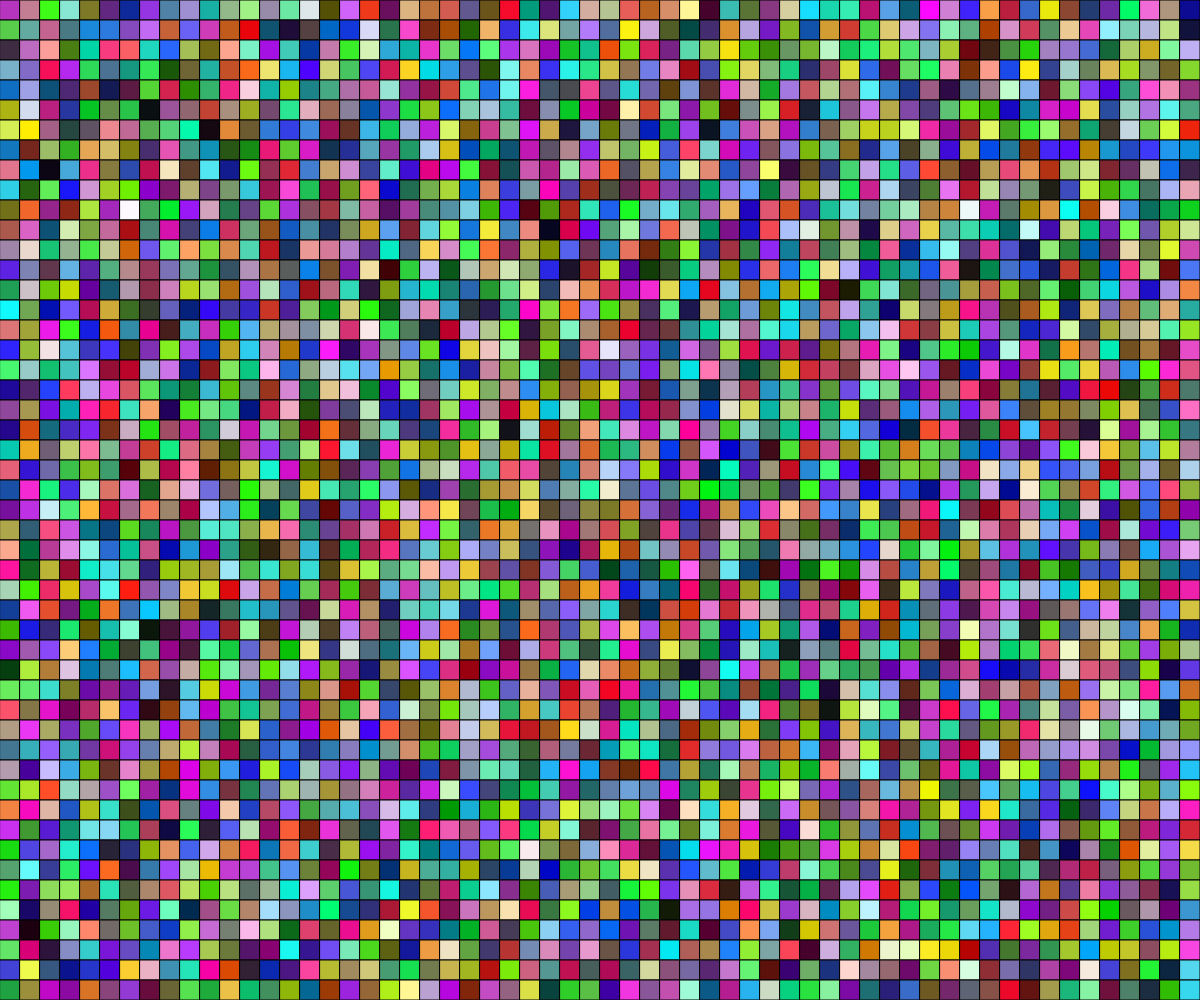
Frame 1 (no input)
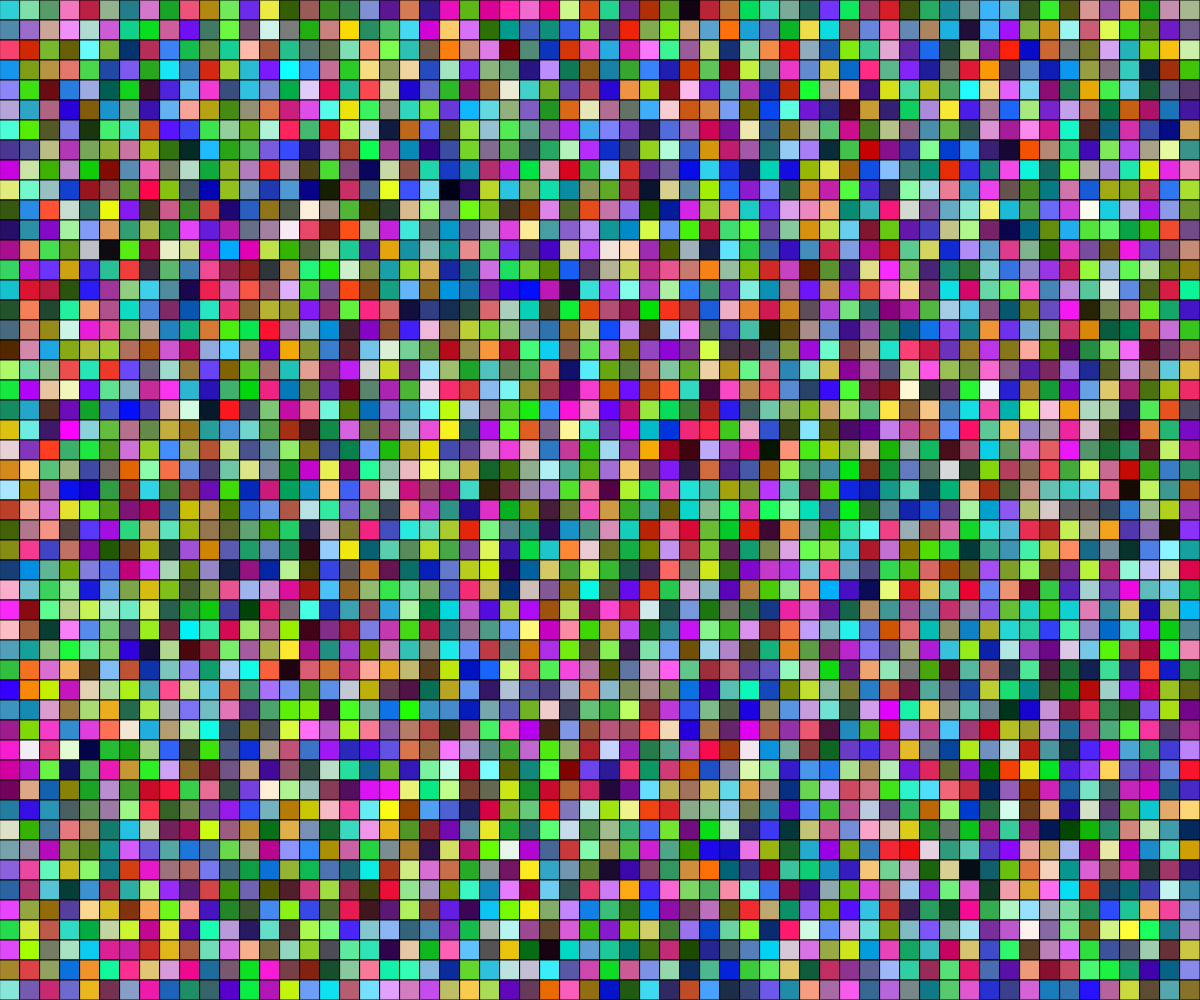
Frame 60 (no input)
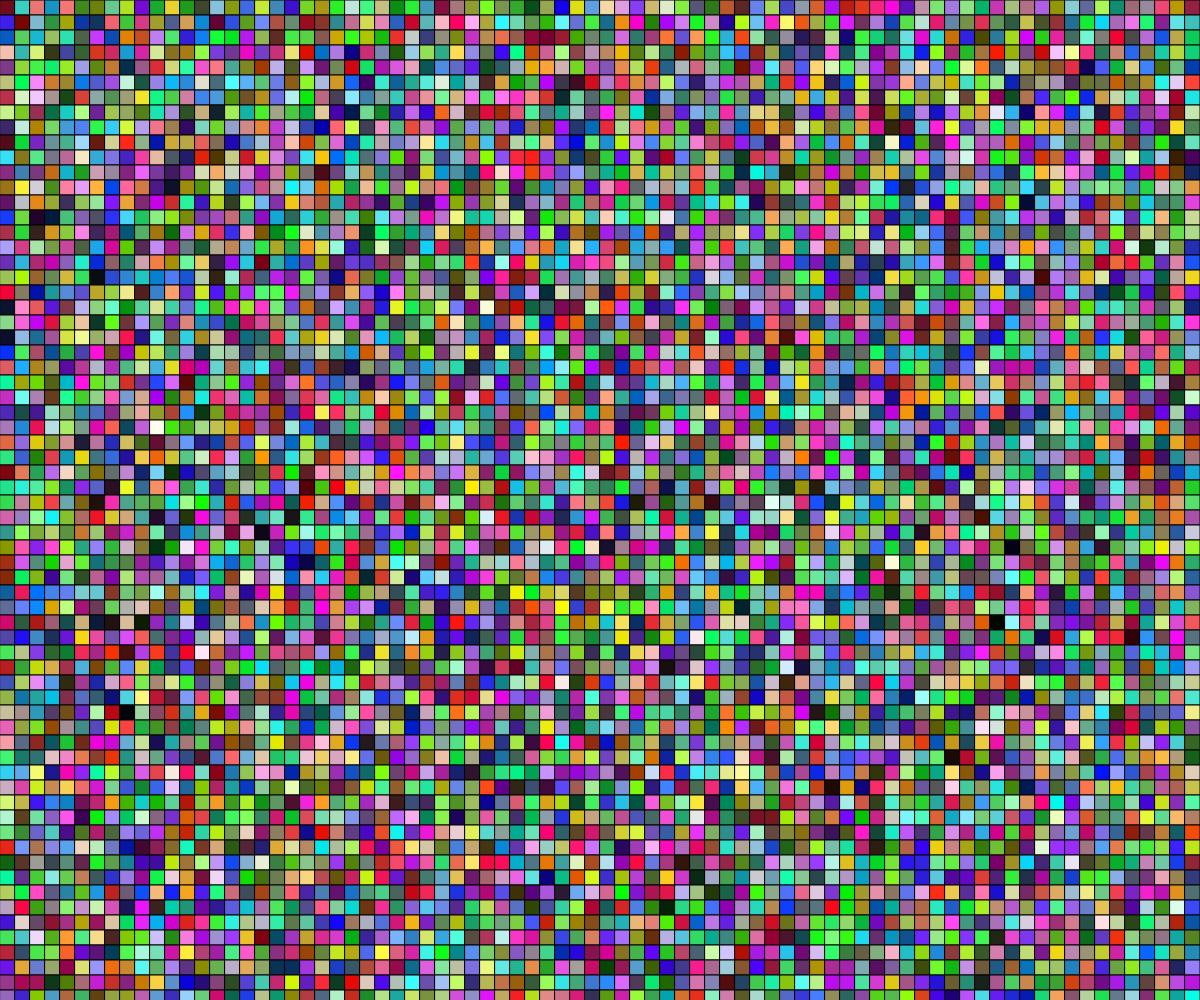
Frame 120 (the mouse pressed at the canvas centre since frame 60)

The p5.js sketch that drew these frames (run headless with seeded random() and noise() and a simulated clock; from frame 60 on, the mouse is pressed at the canvas centre):

// p5.js sketch
// ── sketch.js
// Project Title
// Your Name
// Date
//
// Extra for Experts:
// - describe what you did to take this project "above and beyond"

x = 0
y = 0
squaresize = 20
function setup() {
  createCanvas(windowWidth, windowHeight);
}

function draw() {
  background(220);
  squareback();
}

function squareback(){
  if(mouseButton === LEFT && mouseIsPressed){
    if(squaresize === 15){
      squaresize = 15;
    }else {
      squaresize -= 1;
    }
  }
  for(let x = 0; x < width; x += squaresize){
    for(let y = 0; y < height; y += squaresize){
      let redV = random(0,255);
      let greenV = random(0,255);
      let blueV = random(0,255);
      fill(redV, greenV, blueV);
      square(x,y,squaresize);
      
    }
  }
}
